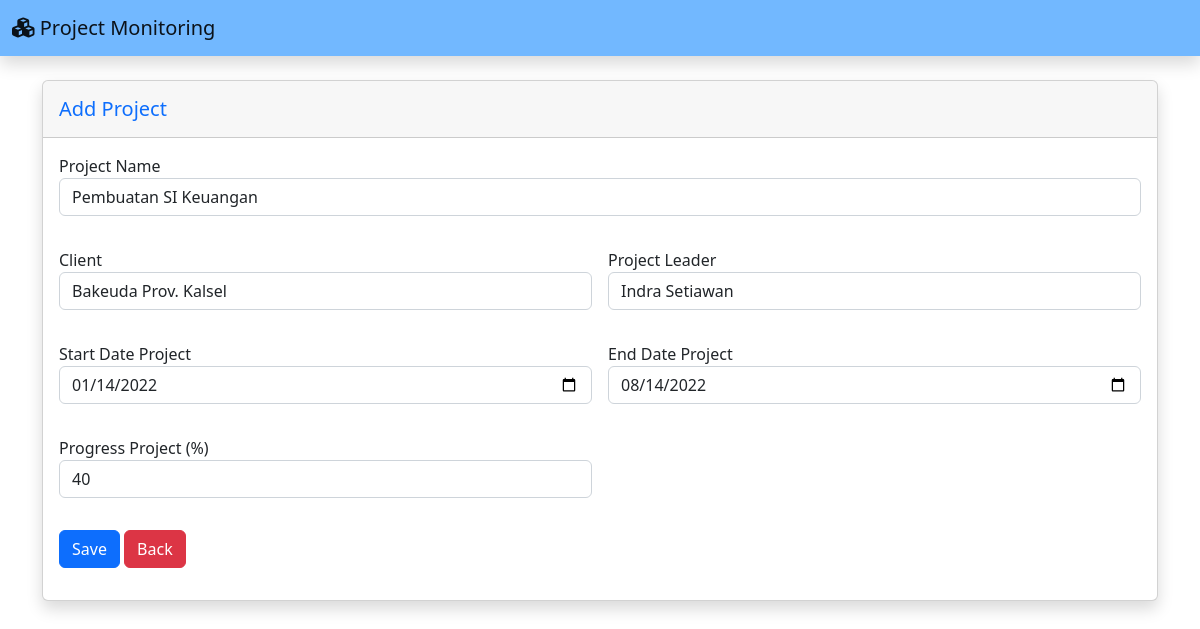
Screenshot of /data-project.php?&hal=edit&id=1 (signed in) with the database file from the repository.
### tables this page shows
CREATE TABLE `projects` (
  `id_project` bigint(20) UNSIGNED NOT NULL,
  `project_name` varchar(255) NOT NULL,
  `client_name` varchar(255) NOT NULL,
  `start_date` date NOT NULL,
  `end_date` date NOT NULL,
  `progress` int(11) NOT NULL,
  `leader_id` bigint(20) UNSIGNED NOT NULL,
  `created_at` timestamp NULL DEFAULT NULL,
  `updated_at` timestamp NULL DEFAULT NULL
);

CREATE TABLE `leaders` (
  `id` bigint(20) UNSIGNED NOT NULL,
  `leader_name` varchar(255) NOT NULL,
  `leader_email` varchar(255) NOT NULL,
  `image_path` varchar(255) NOT NULL,
  `created_at` timestamp NULL DEFAULT NULL,
  `updated_at` timestamp NULL DEFAULT NULL
);

### function/crudfunction.php (called while the page is built, shortened)
<?php
include 'connection.php';
if (isset($_GET['hal'])) {
    if ($_GET['hal'] == 'edit') {
        $selectData = mysqli_query(
            $connect,
            "SELECT * FROM projects JOIN leaders WHERE projects.leader_id = leaders.id AND projects.id_project = '$_GET[id]'"
        );
        $tampilData = mysqli_fetch_array($selectData);
        if ($tampilData) {
            $Tproject_name = $tampilData['project_name'];
            $Tclient_name = $tampilData['client_name'];
            $Tstart_date = $tampilData['start_date'];
            $Tend_date = $tampilData['end_date'];
            $Tprogress = $tampilData['progress'];
            $Tleader_id = $tampilData['leader_id'];
            $Tleader_name = $tampilData['leader_name'];
        }
    } elseif ($_GET['hal'] == 'delete') {
        deleteData();
    }
}

### data-project.php (the view, shortened to what this page needs)
<?php
include 'function/crudfunction.php';
?>
<!DOCTYPE html>
<html lang="en">
<head>
    <link href="https://cdn.jsdelivr.net/npm/bootstrap@5.2.3/dist/css/bootstrap.min.css" rel="stylesheet"
>
</head>
<body>
    <nav class="navbar navbar-expand navbar-light topbar mb-4 static-top shadow" style="background-color: #72b8ff;">
        <div class="container-fluid">
            <a class="navbar-brand d-inline-block" href="#">
                <i class="fa-solid fa-cubes" alt="Logo" width="30" height="24"
                    class="d-inline-block align-text-top"></i>
                Project Monitoring
            </a>
        </div>
    </nav>
    <div class="container">
        <div class="card shadow mb-4">
            <div class="card-header d-flex justify-content-between py-3">
                <h5 class="m-0 font-weight-bold text-primary d-md-inline">Add Project</h5>
            </div>
            <div class="card-body">
                <form method="post" action="" class="row g-3">
                    <div class="col-md-12 mb-3">
                        <label for="project_name">Project Name</label>
                        <input class="form-control" type="text" name="project_name" value="<?= @$Tproject_name ?>"
                            id="project_name" autocomplete="off">
                    </div>
                    <div class="col-md-6 mb-3">
                        <label for="client_name">Client</label>
                        <input class="form-control" type="text" name="client_name" value="<?= @$Tclient_name ?>"
                            id="client_name" autocomplete="off">
                    </div>
                    <div class="col-md-6 mb-3">
                        <label for="leader_id">Project Leader</label>
                        <select class="selectpicker form-control" name="leader_id">
                            <?php if (isset($Tleader_id)) {
                                echo '
                                            <option selected value="' .
                                    $Tleader_id .
                                    '">' .
                                    $Tleader_name .
                                    '</option>
                                            ';
                            } ?>
                        </select>
                    </div>
                    <div class="col-md-6 mb-3">
                        <label for="start_date">Start Date Project</label>
                        <input class="form-control" type="date" name="start_date" value="<?= @$Tstart_date ?>"
                            id="start_date" autocomplete="off">
                    </div>
                    <div class="col-md-6 mb-3">
                        <label for="end_date">End Date Project</label>
                        <input class="form-control" type="date" name="end_date" value="<?= @$Tend_date ?>" id="end_date"
                            autocomplete="off">
                    </div>
                    <div class="col-md-6 mb-3">
                        <label for="progress">Progress Project (%)</label>
                        <input class="form-control" type="text" name="progress" value="<?= @$Tprogress ?>"
                            id="client_name" autocomplete="off">
                    </div>
                    <div class="col-12 mb-3 d-flex">
                        <div class="col-6">
                            <button type="submit" name="submit" class="btn btn-primary float-right">Save</button>
                            <a href="index.php" type="back" name="back" class="btn btn-danger float-right">Back</a>
                        </div>
                    </div>
                </form>
            </div>
        </div>
    </div>
</body>
</html>

### rows the page displays
projects: project_name "Pembuatan SI Keuangan", client_name "Bakeuda Prov. Kalsel", leader_id "Indra Setiawan", start_date "01/14/2022", end_date "08/14/2022", progress "40"
